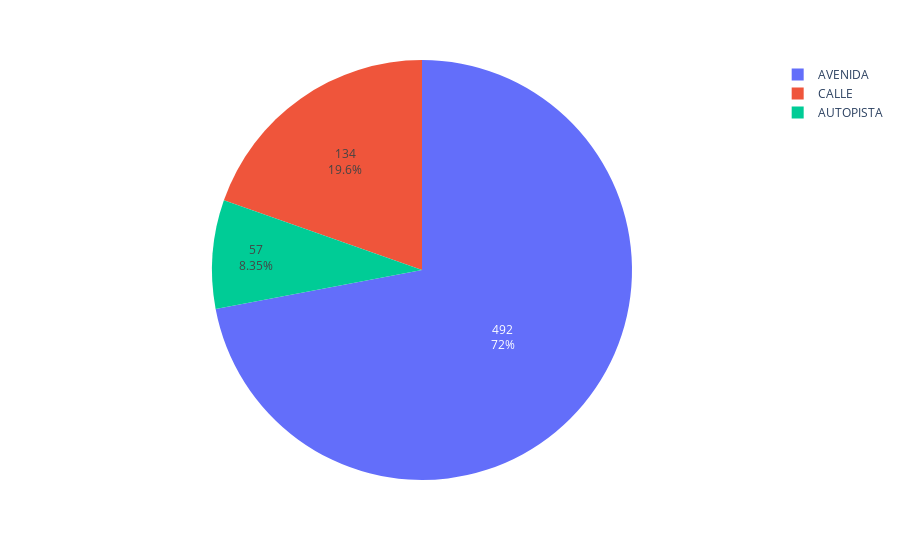

Here is the notebook cell this chart was saved with:
### Code cell
fig = px.pie(df_tipo_calle, names='TIPO_DE_CALLE', values='ID')
fig.update_traces(textinfo='value+percent')
fig.show()

### Figure 1 — Plotly figure (JSON) as saved in the notebook; plotly's stock layout.template omitted (floating-point values rounded to 4 significant figures)
{"data": [{"domain": {"x": [0, 1], "y": [0, 1]}, "hovertemplate": "TIPO_DE_CALLE=%{label}<br>ID=%{value}<extra></extra>", "labels": ["AUTOPISTA", "AVENIDA", "CALLE"], "legendgroup": "", "name": "", "showlegend": true, "textinfo": "value+percent", "type": "pie", "values": [57, 492, 134]}], "layout": {"legend": {"tracegroupgap": 0}, "margin": {"t": 60}}}
